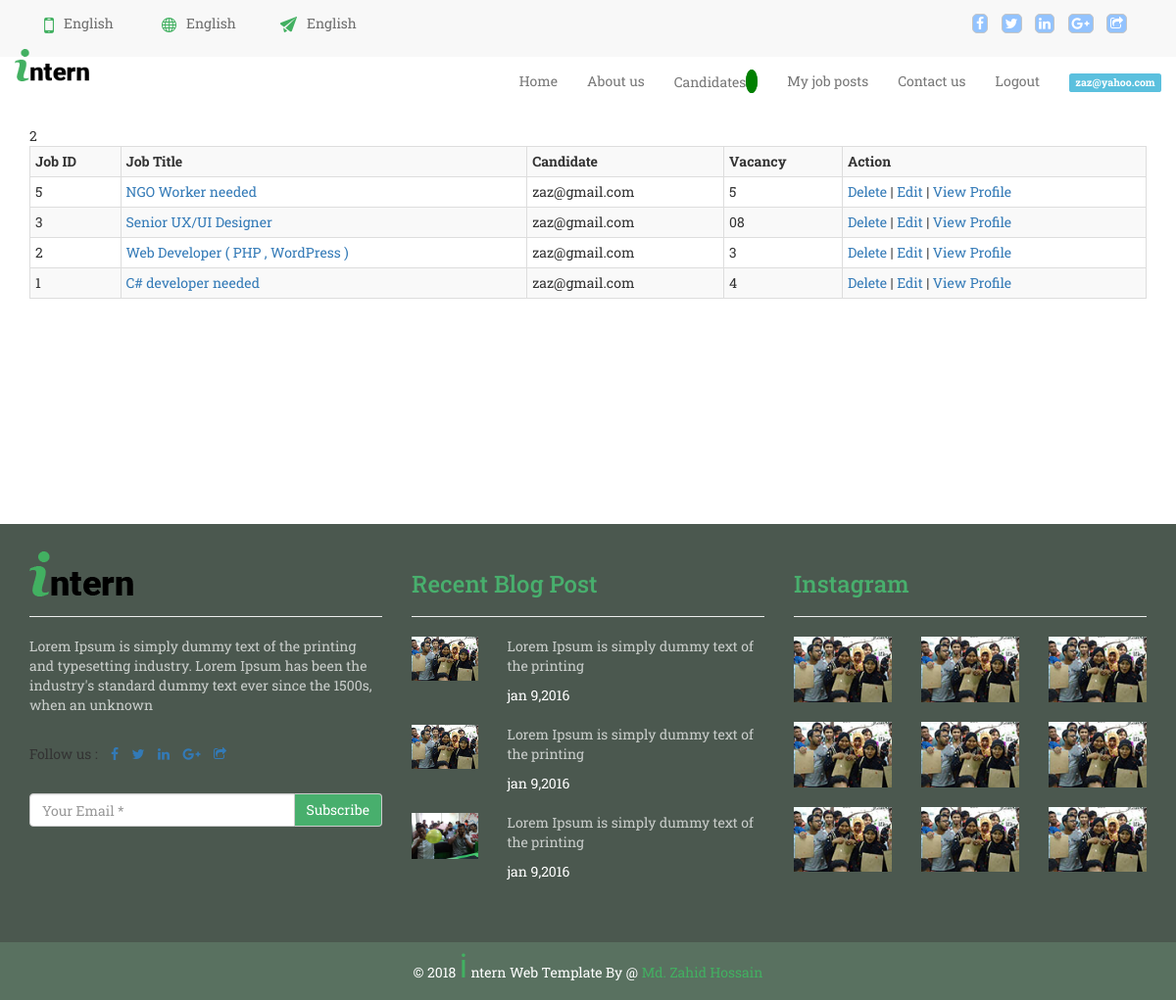
/candidates.php (signed in), run on the app's committed database.
### tables this page shows
CREATE TABLE `applicant` (
  `id` int(11) NOT NULL,
  `cMail` varchar(32) NOT NULL,
  `jobId` int(11) NOT NULL
);

CREATE TABLE `jobpost` (
  `id` int(11) NOT NULL,
  `title` text NOT NULL,
  `empId` int(11) NOT NULL,
  `companyName` varchar(32) NOT NULL,
  `vacancy` varchar(10) NOT NULL,
  `context` text NOT NULL,
  `description` text NOT NULL,
  `empStatus` varchar(10) NOT NULL,
  `eduRequirement` text NOT NULL,
  `expRequirement` text NOT NULL,
  `addRequirement` text NOT NULL,
  `jobLocation` text NOT NULL,
  `salary` int(10) NOT NULL,
  `degree` varchar(32) NOT NULL,
  `browseCatg` varchar(32) NOT NULL,
  `postTime` date NOT NULL,
  `expDate` date DEFAULT NULL,
  `deletedAt` timestamp NULL DEFAULT NULL
);

### candidates.php (the view, shortened to what this page needs)
<?php
include "includes/header.php";
include "includes/head.php";
include "includes/navbar.php";
?>
    <div class="container">
<table class="table table-striped table-bordered table-condensed">
		<tr>
        <th>Job ID</th>
        <th>Job Title</th>
        <th>Candidate</th>
        <th>Vacancy</th>
        <th>Action</th>
		</tr>
    <?php
require "config.php";
    $statement = "select * from employer where eMail = '$en' ";
    $result = mysqli_query($conn,$statement);
    if(mysqli_num_rows($result) > 0){
        while($row = mysqli_fetch_assoc($result)){
            $eId = $row['eId'];
            $query = "select * from jobpost where empId = '$eId' AND deletedAt is null order by id desc ";
            $output = mysqli_query($conn,$query);
            if(mysqli_num_rows($output) > 0){
                while($row = mysqli_fetch_assoc($output)){
                    $id = $row['id'];
                    $jobTitle =$row['title'];
                    $vacancy = $row['vacancy'];
                    $statement = "select * from applicant where jobId = '$id' ";
                    $result = mysqli_query($conn,$statement);
                    $count = mysqli_num_rows($result);
                    if($count > 0){
                        while($row = mysqli_fetch_assoc($result)){
                            echo "<tr>";
                            echo "<td>".$row['jobId']."</td>";
                            echo "<td> <a href=\"singleJob.php?id=$id\">$jobTitle</a> </td>";
                            echo "<td>".$row['cMail']."</td>";
                            echo "<td>".$vacancy."</td>";
                            echo "<td><a href=\"empPostDelete.php?id=$row[id]\" onClick=\"return confirm('Are you sure you want to delete?')\">Delete</a> | <a href=\"editv.php?id=$row[id]\">Edit</a> | <a href=\"candProfile.php?user=$row[cMail]\">View Profile</a></td>";
                            echo "</tr>";
                        }
                    }
                }
            }
        }
    }
?>
        </table>
</div>
    <?php include "includes/last.php"; ?>
    <?php include "includes/footer.php"; ?>

### css/style.css (style rules this page uses)
body { font-family: 'Roboto Slab', serif; }

### data on the page
jobpost: title "NGO Worker needed", vacancy "5"
applicant: jobId "5", cMail "zaz@gmail.com"
jobpost: title "Senior UX/UI Designer", vacancy "08"
applicant: jobId "3", cMail "zaz@gmail.com"
jobpost: title "Web Developer ( PHP , WordPress )", vacancy "3"
applicant: jobId "2", cMail "zaz@gmail.com"
jobpost: title "C# developer needed", vacancy "4"
applicant: jobId "1", cMail "zaz@gmail.com"

### other printed values
$en "zaz@yahoo.com"
